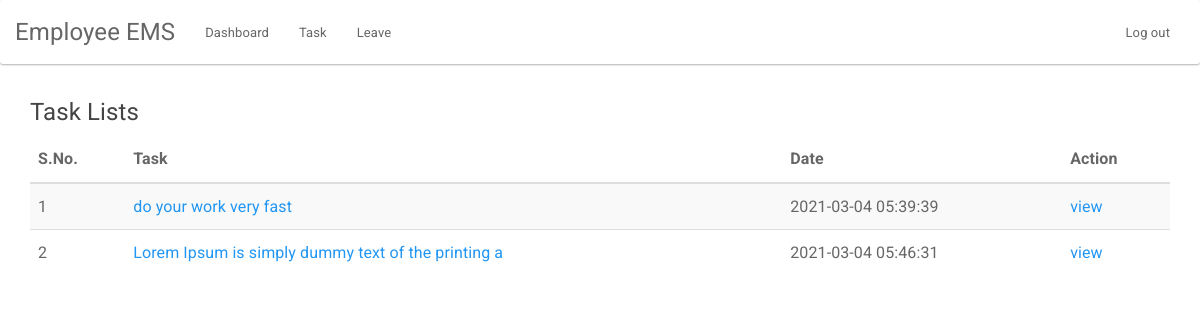
Screenshot of /employee/task.php (signed in) with the database file from the repository.
### tables this page shows
CREATE TABLE `task` (
  `t_id` int(255) NOT NULL,
  `task` text NOT NULL,
  `user_id` int(255) NOT NULL,
  `assigned_by` int(255) NOT NULL,
  `date_time` timestamp NOT NULL DEFAULT current_timestamp() ON UPDATE current_timestamp()
);

### employee/task.php (the view, shortened to what this page needs)
<?php include "../auth/auth.php";?>
<html>
<head>
    <link rel="stylesheet" href="../css/style.css">
</head>
<body>
<?php include "header.php";?>
<div class="container">
<h4>Task Lists</h4>
    <table class="table table-striped table-hover ">
        <thead>
        <tr>
            <th>S.No.</th>
            <th>Task</th>
            <th>Date</th>
            <th>Action</th>
        </tr>
        </thead>
        <tbody>
        <?php
        $i=1;
        $query="SELECT * from task where `user_id`='".$_SESSION['user_id']."'";
        $res=mysqli_query($conn,$query);
        $count=mysqli_num_rows($res);
        if($count>0)
        {
            while($row=mysqli_fetch_array($res))
            {
                ?>
                <tr>
                    <td><?php echo $i;?></td>
                    <td><a href="view-message.php?id=<?php echo $row['t_id'];?>"><?php echo substr($row['task'],0,50);?></a></td>
                    <td><?php echo $row['date_time'];?></td>
                    <td><a href="view-message.php?id=<?php echo $row['t_id'];?>">view</a> </td>
                </tr>
                <?php
                $i++;}
        }
        else{
            echo"No Record Found";
        }?>
        </tbody>
    </table>
    </div>
</body>
</html>

### rows the page displays
task: task "do your work very fast", date_time "2021-03-04 05:39:39"
task: task "Lorem Ipsum is simply dummy text of the printing a", date_time "2021-03-04 05:46:31"
